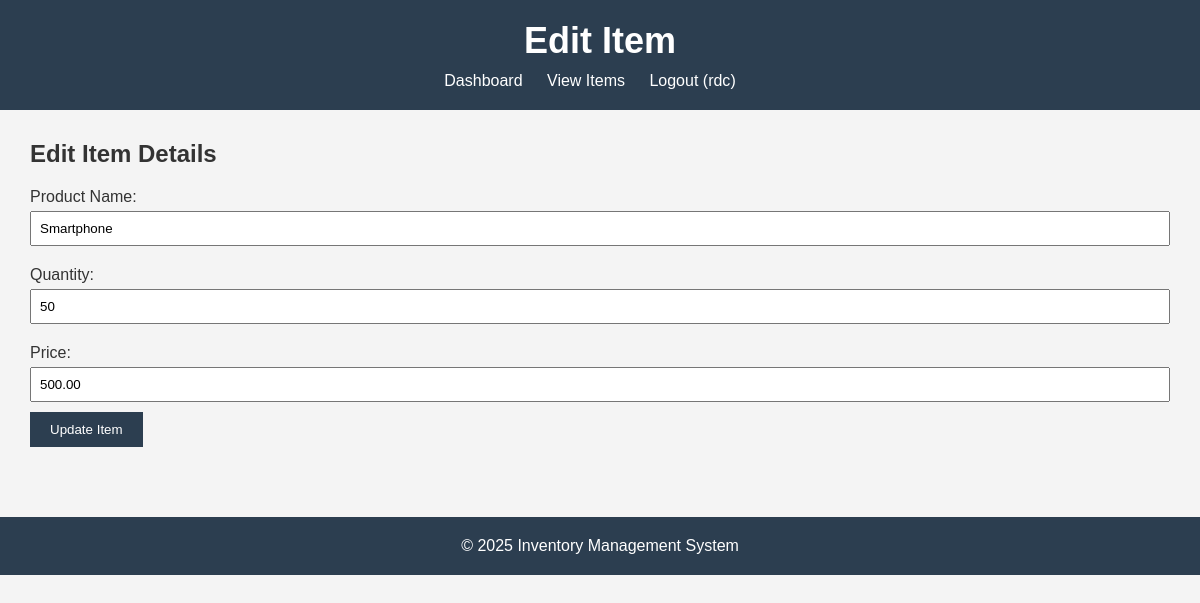
The app's page /new-inventory-app/edit_item.php?id=2 (signed in) with its own data.
### tables this page shows
CREATE TABLE `items` (
  `id` int(11) NOT NULL,
  `product_name` varchar(255) NOT NULL,
  `quantity` int(11) NOT NULL,
  `price` decimal(10,2) NOT NULL
);

### new-inventory-app/edit_item.php (the view, shortened to what this page needs)
<?php
$item_id = $_GET['id'];
$conn = new mysqli("localhost", "root", "", "inventory_db");
$stmt = $conn->prepare("SELECT * FROM items WHERE id = ?");
$stmt->bind_param("i", $item_id);
$stmt->execute();
$result = $stmt->get_result();
$item = $result->fetch_assoc();
?>
<!DOCTYPE html>
<html lang="en">
<head>
  <link rel="stylesheet" href="styles.css">
</head>
<body>
  <header>
    <h1>Edit Item</h1>
    <nav>
      <ul>
        <li><a href="index.php">Dashboard</a></li>
        <li><a href="view_items.php">View Items</a></li>
        <li><a href="logout.php">Logout (<?php echo $_SESSION['username']; ?>)</a></li>
      </ul>
    </nav>
  </header>
  <main>
    <section class="edit-item">
      <h2>Edit Item Details</h2>
      <form action="edit_item_process.php" method="POST">
        <label for="product_name">Product Name:</label>
        <input type="text" id="product_name" name="product_name" value="<?php echo $item['product_name']; ?>" required>
        <label for="quantity">Quantity:</label>
        <input type="number" id="quantity" name="quantity" value="<?php echo $item['quantity']; ?>" required>
        <label for="price">Price:</label>
        <input type="text" id="price" name="price" value="<?php echo $item['price']; ?>" required>
        <button type="submit">Update Item</button>
      </form>
    </section>
  </main>
  <footer>
    <p>&copy; 2025 Inventory Management System</p>
  </footer>
</body>
</html>

### new-inventory-app/styles.css (style rules this page uses)
* { margin: 0; padding: 0; box-sizing: border-box; }
body { font-family: Arial, sans-serif; background-color: #f4f4f4; color: #333; }
header { background-color: #2c3e50; color: white; padding: 20px; text-align: center; }
header h1 { font-size: 36px; }
nav ul { list-style: none; margin-top: 10px; }
nav ul li { display: inline; margin-right: 20px; }
nav ul li a { color: white; text-decoration: none; }
main { padding: 30px; max-width: 1200px; margin: 0 auto; }
h2 { font-size: 24px; margin-bottom: 20px; }
form { margin-bottom: 20px; }
form label { display: block; margin: 10px 0 5px; }
form input[type="text"], form input[type="number"], form input[type="password"] { width: 100%; padding: 8px; margin-bottom: 10px; }
form button { background-color: #2c3e50; color: white; padding: 10px 20px; border: none; cursor: pointer; }
footer { text-align: center; padding: 20px; background-color: #2c3e50; color: white; margin-top: 20px; }

### records on screen
items: product_name "Smartphone", quantity "50", price "500.00"

### other values on screen
$_SESSION['username'] "rdc"
